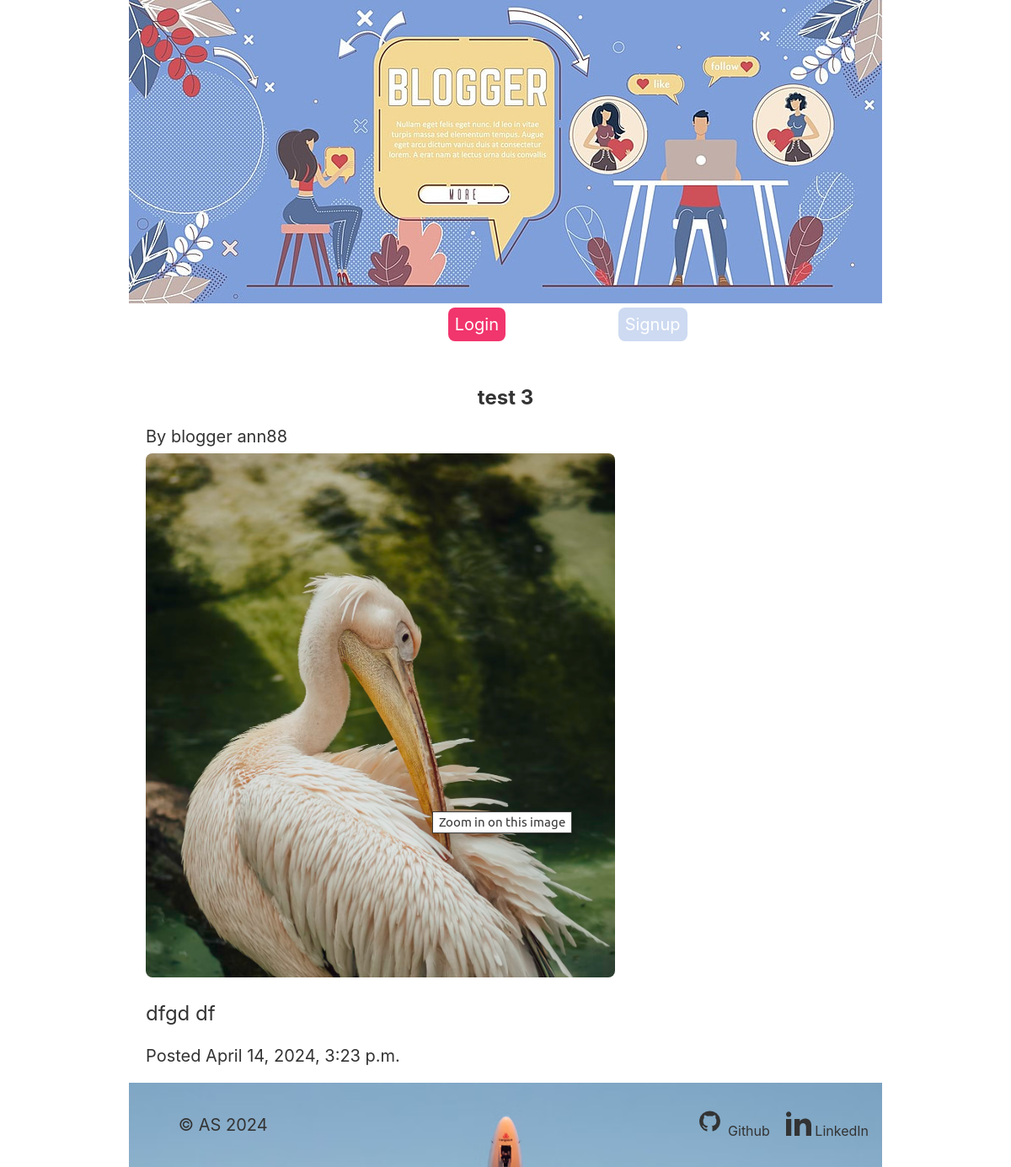
The app's page /articles/3/ with its own data.
### articles/models.py (models this page shows, shortened)
class Article(models.Model):
    title = models.CharField(max_length=256)
    slug = models.SlugField()
    body = models.TextField()
    created_at = models.DateTimeField(auto_now_add=True)
    thumb = models.ImageField(default='default.png', blank=True)
    author = models.ForeignKey(User, on_delete=models.SET_DEFAULT, default='authorX')

### articles/views.py (the view)
# urls.py: path("<int:article_id>/", views.article_detail, name="article_detail"),
def article_detail(request, article_id):
    article = Article.objects.get(id=article_id)
    return render(request, 'articles/article_detail.html', {'article': article})

### articles/templates/articles/article_detail.html
{% extends 'base_layout.html' %}
{% block content %}
    <div class="article-container">
        <div class="article-detail">
            <h2>{{ article.title }}</h2>
            <p>By blogger {{ article.author }} </p>
        <img src="{{article.thumb.url}}"/>
        <div class="article-body grid">
            <p>{{ article.body }}</p>
            </div>
        <p>Posted {{ article.created_at }}</p>
    </div>
    </div>
{% endblock %}

### assets/styles.css (style rules this page uses)
* { margin: 0; font-family: -apple-system, BlinkMacSystemFont, "Segoe UI", "Roboto", "Oxygen", "Ubuntu", "Cantarell", "Fira Sans", "Droid Sans", "Helvetica Neue", sans-serif; color: #333; }
:root { --primary: #f1356d; --lighter-primary: #f1356d4f; --secondary: #7f9fda63; --grey-text: #6a776f; --red-warning: #ff5722; --text-basic: #333; }
body, p, a, ul, li { margin:0; padding: 0; text-decoration: none; }
body { background-color: white; overflow-x: hidden; font-size: 14px; }
h2 { font-size: 1.2em; }
.grid { display: grid; grid-template-columns: repeat(8, 1fr); }
.article-detail { margin: 16px; }
.article-detail img { max-width: 100%; border-radius: 8px; margin-top: 8px; }
.article-detail h2 { text-align: center; margin: 20px auto; }
.article-body { padding: 20px 0; }
.article-body p { grid-column: 1/8; font-size: 1.2em; line-height: 1.5em; }
@media screen and (min-width: 620px) { body { font-size: 16px; } }
@media screen and (min-width: 620px) { .article-detail { margin: 20px; } }
@media screen and (min-width: 620px) { .article-body p { grid-column: 1/7; } }
@media screen and (min-width: 960px) { body { font-size: 18px; } }
@media screen and (min-width: 1200px) { body { font-size: 20px; } }

### records on screen
Article: title "test 3", author "ann88", thumb (picture), body "dfgd df", created_at "April 14, 2024, 3:23 p.m."
